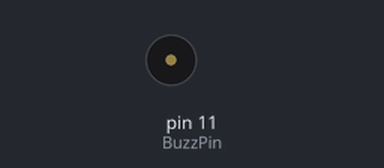
The program below on a simulated Raspberry Pi (header pin numbers). Shown: buzzer (waves = sounding, pin HIGH). What the program prints to the terminal is not drawn.

Above: at 0.5 s.
Timing chart, 0 to 4.6 s (numbered marks = the images above):
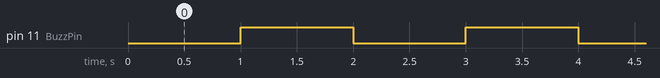

Measured:
- by itself, pin 11 (BuzzPin): alternates HIGH for 1.0 s and LOW for 1.0 s

The program:

buzzer.py
```python
import RPi.GPIO as GPIO
import time

BuzzPin = 11

def setup(pin):
    global BuzzerPin
    BuzzerPin = pin
    GPIO.setmode(GPIO.BOARD)
    GPIO.setup(BuzzerPin, GPIO.OUT)
    GPIO.output(BuzzerPin, GPIO.HIGH)


def on():
    GPIO.output(BuzzerPin, GPIO.LOW)


def off():
    GPIO.output(BuzzerPin, GPIO.HIGH)


def beep(x):
    print('beep')
    on()
    time.sleep(x)
    off()
    time.sleep(x)

def loop(v):
    while True:
        beep(v)

def destroy():
    GPIO.output(BuzzerPin, GPIO.HIGH)
    GPIO.cleanup()


setup(BuzzPin)
try:
    loop(1)

except KeyboardInterrupt:
    destroy()
```
